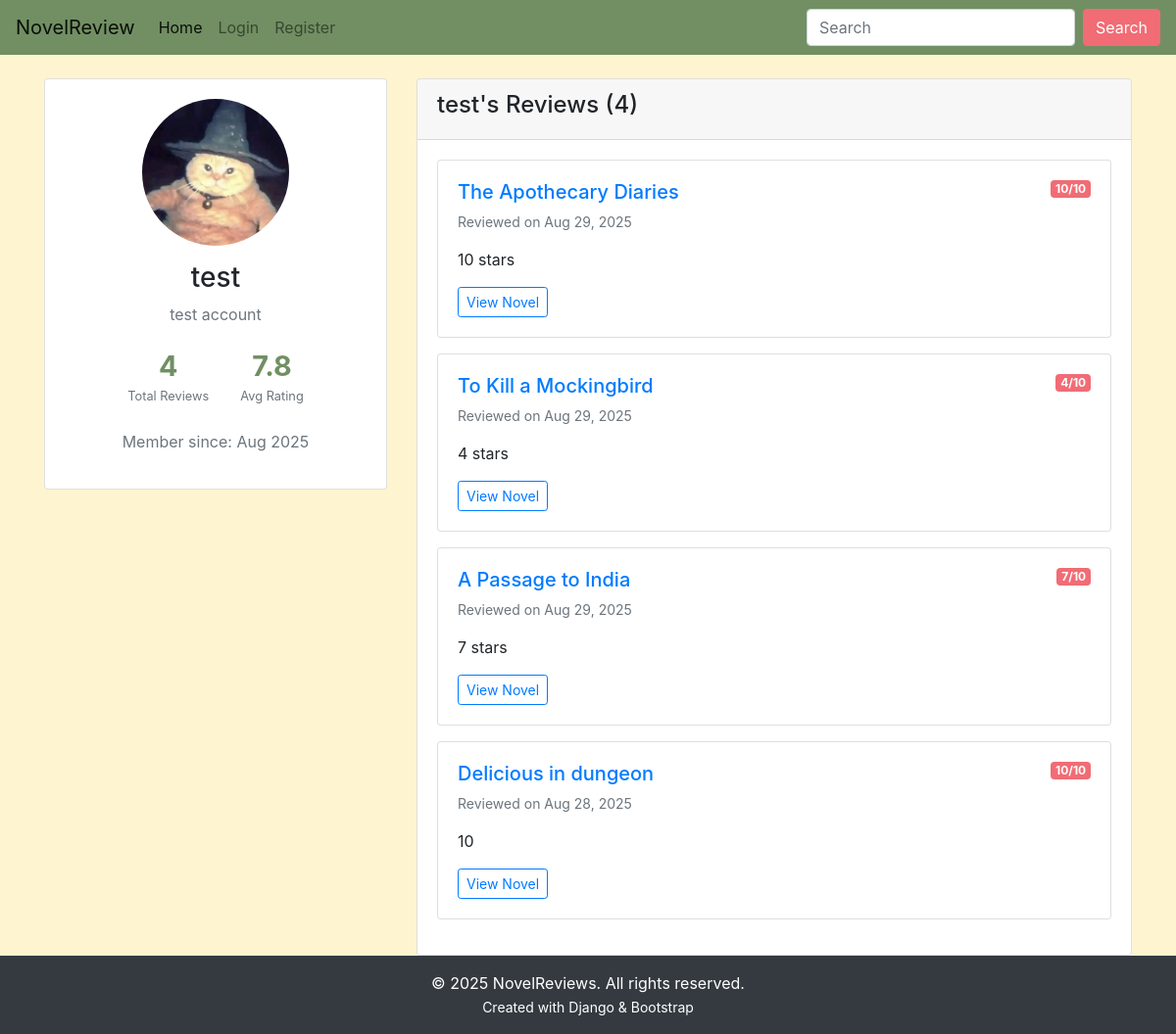
The page /user/test/ on the database as committed earlier.
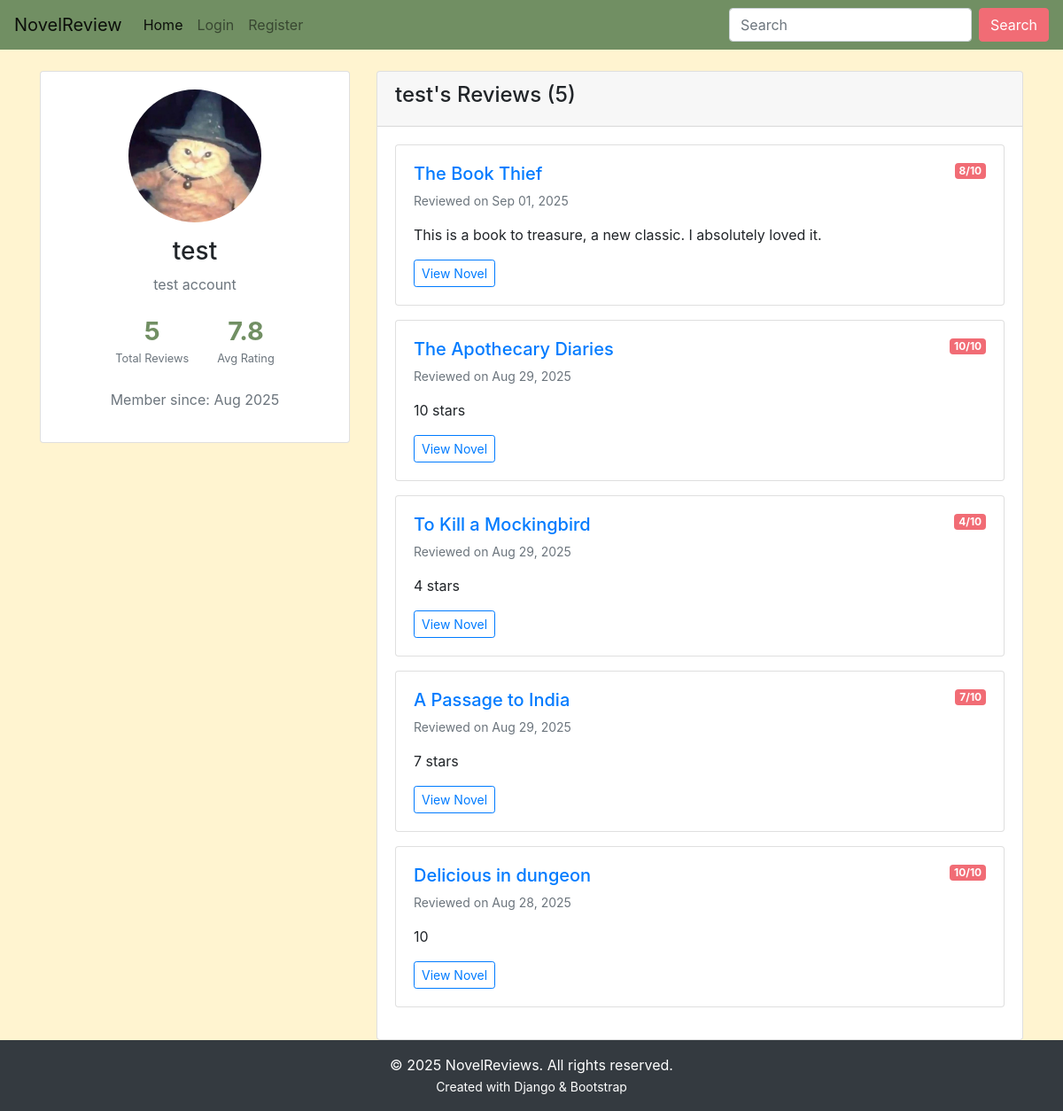
The same page on the database as committed later.
### main/models.py (models this page shows, shortened)
class Review(models.Model):
    user = models.ForeignKey(User, on_delete=models.CASCADE)
    novel = models.ForeignKey('Novel', on_delete=models.CASCADE)
    comment = models.TextField()
    rating = models.IntegerField(choices=[(i, i) for i in range(1, 11)])
    created_at = models.DateTimeField(auto_now_add=True)

class Novel(models.Model):
    name = models.CharField(max_length=300)
    author = models.CharField(max_length=300)
    description = models.TextField(max_length=5000)
    release_date = models.DateField()
    averageRating = models.FloatField(default=0)
    image = models.URLField(default=None, null=True, max_length=500)
    genres = models.ManyToManyField('Genre', blank=True)

### main/views.py (the view)
# urls.py: path('user/<str:username>/', views.user_profile, name='user_profile'),
def user_profile(request, username):
    profile_user = get_object_or_404(User, username=username)
    user_reviews = Review.objects.filter(user=profile_user).select_related('novel')
    total_reviews = user_reviews.count()
    average_rating = user_reviews.aggregate(Avg('rating'))['rating__avg'] or 0
    recent_reviews = user_reviews.order_by('-created_at')[:5]
    context = {
        'profile_user': profile_user,
        'reviews': recent_reviews,
        'total_reviews': total_reviews,
        'average_rating': round(average_rating, 1),
        'is_own_profile': request.user == profile_user,
    }
    return render(request, 'main/user_profile.html', context)

### main/templates/main/user_profile.html (shortened to what this page needs)
{% extends 'main/base.html' %}
{% load static %}
{% block content %}
<div class="container mt-4">
    <div class="row">
        <div class="col-md-4">
            <div class="card">
                <div class="card-body text-center">
                    {% if profile_user.profile.profile_picture %}
                    <img src="{{ profile_user.profile.profile_picture.url }}"
                         alt="{{ profile_user.username }}"
                         class="img-fluid rounded-circle mb-3"
                         style="width: 150px; height: 150px; object-fit: cover;">
                    {% else %}
                    <div class="bg-secondary rounded-circle d-inline-flex align-items-center justify-content-center mb-3"
                         style="width: 150px; height: 150px;">
                        <span class="text-white display-4">{{ profile_user.username|first|upper }}</span>
                    </div>
                    {% endif %}
                    <h3>{{ profile_user.username }}</h3>
                    {% if profile_user.profile.bio %}
                    <p class="text-muted">{{ profile_user.profile.bio }}</p>
                    {% endif %}
                    <div class="user-stats">
                        <div class="stat-item">
                            <h4>{{ total_reviews }}</h4>
                            <small>Total Reviews</small>
                        </div>
                        <div class="stat-item">
                            <h4>{{ average_rating }}</h4>
                            <small>Avg Rating</small>
                        </div>
                    </div>
                    <p class="text-muted">Member since: {{ profile_user.date_joined|date:"M Y" }}</p>
                </div>
            </div>
        </div>
        <div class="col-md-8">
            <div class="card">
                <div class="card-header">
                    <h4>
                        {% if is_own_profile %}
                        My Reviews
                        {% else %}
                        {{ profile_user.username }}'s Reviews
                        {% endif %}
                        ({{ total_reviews }})
                    </h4>
                </div>
                <div class="card-body">
                    {% if reviews %}
                        {% for review in reviews %}
                        <div class="card mb-3">
                            <div class="card-body">
                                <div class="d-flex justify-content-between align-items-start">
                                    <h5>
                                        <a href="{% url 'main:detail' review.novel.id %}">{{ review.novel.name }}</a>
                                    </h5>
                                    <span class="badge bg-primary">{{ review.rating }}/10</span>
                                </div>
                                <p class="text-muted small">Reviewed on {{ review.created_at|date:"M d, Y" }}</p>
                                <p>{{ review.comment|truncatewords:50 }}</p>
                                <a href="{% url 'main:detail' review.novel.id %}" class="btn btn-sm btn-outline-primary">
                                    View Novel
                                </a>
                            </div>
                        </div>
                        {% endfor %}
                    {% endif %}
                </div>
            </div>
        </div>
    </div>
</div>
{% endblock %}

Rows that differ between the two databases and show on the page:
added Review: novel.name "The Book Thief", rating "8", created_at "Sep 01, 2025", comment "This is a book to treasure, a new classic. I absolutely loved it."
Other text that changed with them:
{{ total_reviews }}: "4" → "5"
